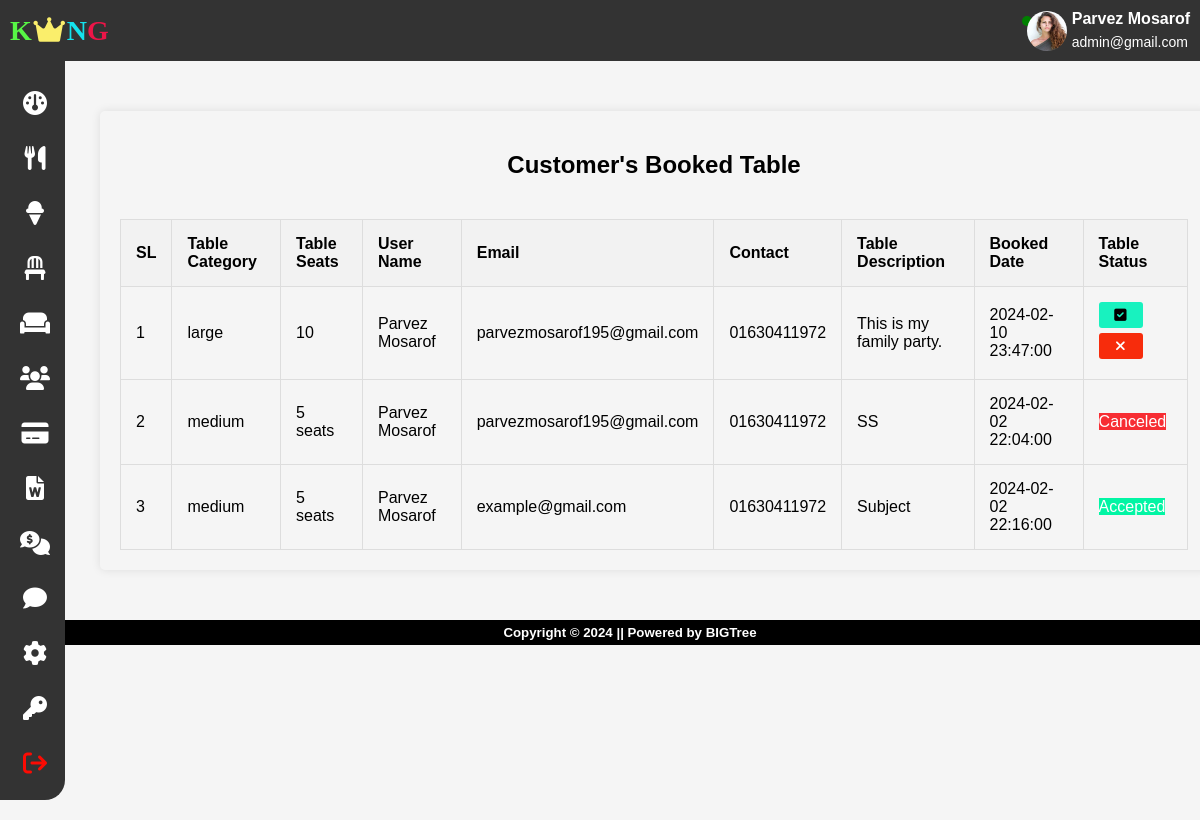
The app's page /rstms/admin/bookedtable.php (signed in) with its own data.
### tables this page shows
CREATE TABLE `tbl_bookedtable` (
  `t_id` int(11) NOT NULL,
  `t_category` varchar(100) NOT NULL,
  `t_seat` varchar(40) NOT NULL,
  `t_status` varchar(255) NOT NULL,
  `u_id` int(11) NOT NULL,
  `u_name` varchar(255) NOT NULL,
  `u_email` varchar(255) NOT NULL,
  `u_contact` varchar(100) NOT NULL,
  `t_desc` varchar(255) NOT NULL,
  `t_bookeddate` datetime NOT NULL
);

### rstms/admin/bookedtable.php (the view, shortened to what this page needs)
<?php
	include('includes/header.php');
    include('includes/sidebar.php');
?>
	<div class="container">
		<div class="header">
			<h2>Customer's Booked Table</h2>
		</div>
		<div class="table">
			<div class="btable">
				<table class="table-data">
					<thead>
						<tr>
							<th>SL</th>
							<th>Table Category</th>
							<th>Table Seats</th>
							<th>User Name</th>
							<th>Email</th>
							<th>Contact</th>
							<th>Table Description</th>
                            <th>Booked Date</th>
							<th>Table Status</th>
						</tr>
					</thead>
					<tbody>
                        <?php
                        $sql = "SELECT * FROM tbl_bookedtable ORDER BY t_id DESC";
                        $stmt = $conn->prepare($sql);
                        $stmt->execute();
                        $result = $stmt->get_result();
                        if ($result && $result->num_rows>0) {
                            $sl = 1;
                            while ($row = $result->fetch_assoc()) {
                                echo "<tr>";
                                echo "<td>{$sl}</td>";
                                echo "<td>".$row['t_category']."</td>";
                                echo "<td>".$row['t_seat'] ."</td>";
                                echo "<td>".$row['u_name'] ."</td>";
                                echo "<td>".$row['u_email'] ."</td>";
                                echo "<td>".$row['u_contact'] ."</td>";
                                echo "<td>".$row['t_desc'] ."</td>";
                                echo "<td>".$row['t_bookeddate'] ."</td>";
                                $t_status = $row['t_status'];
                                echo "<td>";
                                if ($t_status == '') {
                                    echo "<form action=''method='POST' style='display: inline-block;'>";
                                    echo "<button name='accept_btn' class='accept-btn'><i class='fa-solid fa-square-check'></i>";
                                    echo "</button>";
                                    echo "</form>";
                                    echo "<form action=''method='POST' style='display: inline-block;'>";
                                    echo "<button name='delete_btn' class='del-btn'><i class='fa-solid fa-xmark'></i>";
                                    echo "</button>";
                                    echo "</form>";
                                }
                                else if (strcasecmp($t_status, 'accept') === 0) {
                                    echo "<span style='background-color: #02f5a4; color: #fff;'>Accepted</span>";
                                }
                                else if (strcasecmp($t_status, 'cancel') === 0) {
                                    echo "<span style='background-color: #f72d33; color: #fff;'>Canceled</span>";
                                }
                                echo "</td>";
                                echo "</tr>";
                                $sl++;
                            }
                        }
                        ?>
					</tbody>
				</table>
			</div>
		</div>
	</div>
<?php include ('includes/footer.php'); ?>

### rstms/admin/includes/sidebar.php (shortened to what this page needs)
<nav class="navbar">
	<div class="row">
		<div class="logo">
			<a href="dashboard.php"><span style="color: #57f745; font-family: Matura MT Script Capitals;">K</span><i class="fa-solid fa-crown"></i><span style="color: #15e2ed;font-family: Algerian;">N</span><span style="color: #ed1548;font-family: Lucida Sans;">G</span></a>
		</div>
		<div class="admin-prof"style="display: flex;align-items:center;">
			<?php
			if (isset($_SESSION['admin_email'])) {
				$a_email = $_SESSION['admin_email'];
				$sql_admin = $conn->prepare("SELECT a_name, a_email, a_img FROM admin WHERE a_email = ?");
				$sql_admin -> bind_param("s", $a_email);
				$sql_admin -> execute();
				$result_admin = $sql_admin->get_result();
				if ($result_admin && $result_admin->num_rows>0) {
					$row = $result_admin->fetch_assoc()
			?>
					<div class="active-indicator"></div>
					<img src="<?php echo $row['a_img']; ?>" alt="admin profile">
					<div class="detils">
						<span class="admin-name"><?php echo $row['a_name']; ?></span><br>
		                <span class="admin-email"><?php echo $row['a_email']; ?></span>
					</div>
			<?php
				}
			}
			?>
		</div>
	</div>
</nav>
		<div class="side-bar">
			<div class="category">
				<div class="bar">
					<a href="dashboard.php"><i class="fa-solid fa-gauge"></i></a>
				</div>
				<div class="bar">
					<a href="category.php"><i class="fa-solid fa-utensils"></i> </a>
				</div>
				<div class="bar">
					<a href="foodmenu.php"><i class="fa-solid fa-ice-cream"></i> </a>
				</div>
				<div class="bar">
					<a href="table.php"><i class="fa-solid fa-chair"></i> </a>
				</div>
				<div class="bar">
					<a href="bookedtable.php"><i class="fa-solid fa-couch"></i></a>
				</div>
				<div class="bar">
					<a href="userdetails.php"><i class="fa-solid fa-users"></i> </a>
				</div>
				<div class="bar">
					<a href="payment-status.php"><i class="fa-solid fa-credit-card"></i> </a>
				</div>
				<div class="bar">
					<a href="sales-report.php"><i class="fa-solid fa-file-word"></i> </a>
				</div>
				<div class="bar">
					<a href="contactus-details.php"><i class="fa-solid fa-comments-dollar"></i></a>
				</div>
				<div class="bar">
					<a href="user-feedback.php"><i class="fa-solid fa-comment"></i></i></a>
				</div>
				<div class="bar">
					<a href="admin-profile.php"><i class="fa-solid fa-gear"></i></a>
				</div>
				<div class="bar">
					<a href="changepass.php"><i class="fa-solid fa-key"></i>  </a>
				</div>
				<div class="bar">
					<a href="includes/logout.php"><i class="fa-solid fa-arrow-right-from-bracket"></i> </a>
				</div>
			</div>
		</div>

### rstms/assets/css/admin.css (style rules this page uses)
body { font-family: 'Arial', sans-serif; margin: 0; padding: 0; background-color: #f4f4f4; }
.navbar { background-color: #333; color: #fff; padding: 10px; }
.navbar .row { display: flex; align-items: center; justify-content: space-between; }
.logo a { margin: 0; font-size: 28px; font-family: Arial; font-weight: bolder; color: #fff; text-decoration: none; }
.admin-prof { display: flex; align-items: center; }
.admin-prof img { width: 40px; height: 40px; border-radius: 50%; margin-right: 5px; }
.admin-name { display: inline-block; font-weight: bold; margin-bottom: 5px; }
.admin-email { display: inline-block; font-size: 14px; }
.side-bar { background-color: #333; height: auto; width: 65px; margin-bottom: 20px; border-radius: 0 0 20px 0; float: left; }
.bar { margin-left: 20px; padding-top: 20px; }
.bar a { display: inline-block; text-decoration: none; color: #fff; cursor: pointer; padding-top: 10px; }
.fa-gauge, .fa-utensils, .fa-ice-cream, .fa-chair, .fa-book-atlas, .fa-key, .fa-users, .fa-gear, .fa-couch, .fa-comments-dollar, .fa-comment, .fa-credit-card, .fa-file-word { font-size: 24px; }
.fa-arrow-right-from-bracket { color: #fc0b03; font-size: 24px; padding-bottom: 25px; }
.fa-crown { color: #faee6b; }

### rstms/admin/includes/sidebar.php (style rules this page uses)
.active-indicator { width: 10px; height: 10px; background-color: green; border-radius: 50%; margin-right: -5px; margin-top: -20px; animation: pulse 0.5s infinite alternate; }

### rstms/admin/bookedtable.php (style rules this page uses)
body { font-family: 'Arial', sans-serif; margin: 0; padding: 0; background-color: #f5f5f5; }
.container { width: 89%; margin: auto; padding: 20px; box-shadow: 0 0 10px rgba(0, 0, 0, 0.1); border-radius: 5px; margin-left: 100px; margin-top: 50px; margin-bottom: 50px; }
.header { text-align: center; margin-bottom: 20px; }
.table { overflow-x: auto; }
.table-data { width: 100%; border-collapse: collapse; margin-top: 20px; }
.table-data th, .table-data td { padding: 15px; text-align: left; border: 1px solid #ddd; }
.table-data th { background-color: #f2f2f2; }
.table-data button { padding: 5px 9px; margin-right: 5px; margin-bottom: 5px; cursor: pointer; border: none; outline: none; font-size: 14px; border-radius: 3px; background-color: #18f2bf; padding-left: 13px; }
.table-data button i { margin-right: 5px; }
.del-btn { background-color: #f72c0c!important; color: #fff!important; }

### records on screen
tbl_bookedtable: t_category "large", t_seat "10", u_name "Parvez Mosarof", u_email "parvezmosarof195@gmail.com", u_contact "01630411972", t_desc "This is my family party.", t_bookeddate "2024-02-10 23:47:00"
tbl_bookedtable: t_category "medium", t_seat "5 seats", u_name "Parvez Mosarof", u_email "parvezmosarof195@gmail.com", u_contact "01630411972", t_desc "SS", t_bookeddate "2024-02-02 22:04:00", t_status "Canceled"
tbl_bookedtable: t_category "medium", t_seat "5 seats", u_name "Parvez Mosarof", u_email "example@gmail.com", u_contact "01630411972", t_desc "Subject", t_bookeddate "2024-02-02 22:16:00", t_status "Accepted"

### other values on screen
$row['a_name'] "Parvez Mosarof"
$row['a_email'] "admin@gmail.com"
